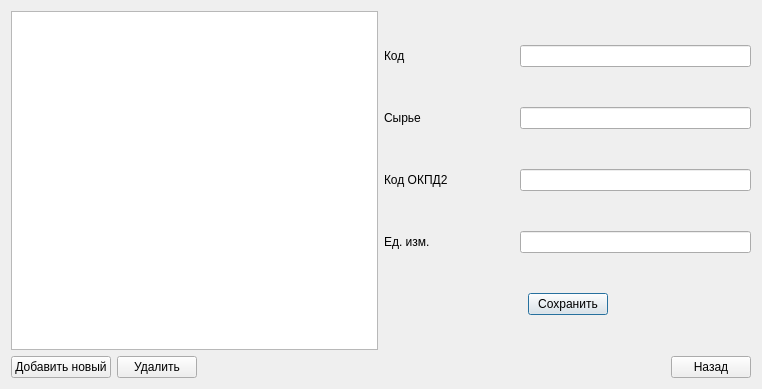
<?xml version="1.0" encoding="UTF-8"?>
<ui version="4.0">
 <class>S1</class>
 <widget class="QDialog" name="S1">
  <property name="geometry">
   <rect>
    <x>0</x>
    <y>0</y>
    <width>762</width>
    <height>389</height>
   </rect>
  </property>
  <property name="font">
   <font>
    <pointsize>9</pointsize>
   </font>
  </property>
  <property name="windowTitle">
   <string>Справочник сырья</string>
  </property>
  <layout class="QVBoxLayout" name="verticalLayout_2">
   <item>
    <layout class="QHBoxLayout" name="horizontalLayout_6">
     <item>
      <widget class="QTableView" name="tableView">
       <property name="minimumSize">
        <size>
         <width>250</width>
         <height>0</height>
        </size>
       </property>
       <property name="font">
        <font>
         <pointsize>9</pointsize>
        </font>
       </property>
      </widget>
     </item>
     <item>
      <layout class="QVBoxLayout" name="verticalLayout">
       <item>
        <layout class="QHBoxLayout" name="horizontalLayout">
         <item>
          <widget class="QLabel" name="label">
           <property name="minimumSize">
            <size>
             <width>130</width>
             <height>0</height>
            </size>
           </property>
           <property name="text">
            <string>Код</string>
           </property>
          </widget>
         </item>
         <item>
          <widget class="QLineEdit" name="lineEdit">
           <property name="minimumSize">
            <size>
             <width>140</width>
             <height>0</height>
            </size>
           </property>
           <property name="text">
            <string/>
           </property>
          </widget>
         </item>
        </layout>
       </item>
       <item>
        <layout class="QHBoxLayout" name="horizontalLayout_2">
         <item>
          <widget class="QLabel" name="label_2">
           <property name="minimumSize">
            <size>
             <width>130</width>
             <height>0</height>
            </size>
           </property>
           <property name="text">
            <string>Сырье</string>
           </property>
          </widget>
         </item>
         <item>
          <widget class="QLineEdit" name="lineEdit_2">
           <property name="minimumSize">
            <size>
             <width>140</width>
             <height>0</height>
            </size>
           </property>
           <property name="text">
            <string/>
           </property>
          </widget>
         </item>
        </layout>
       </item>
       <item>
        <layout class="QHBoxLayout" name="horizontalLayout_3">
         <item>
          <widget class="QLabel" name="label_3">
           <property name="minimumSize">
            <size>
             <width>130</width>
             <height>0</height>
            </size>
           </property>
           <property name="text">
            <string>Код ОКПД2</string>
           </property>
          </widget>
         </item>
         <item>
          <widget class="QLineEdit" name="lineEdit_3">
           <property name="minimumSize">
            <size>
             <width>140</width>
             <height>0</height>
            </size>
           </property>
           <property name="text">
            <string/>
           </property>
          </widget>
         </item>
        </layout>
       </item>
       <item>
        <layout class="QHBoxLayout" name="horizontalLayout_4">
         <item>
          <widget class="QLabel" name="label_4">
           <property name="minimumSize">
            <size>
             <width>130</width>
             <height>0</height>
            </size>
           </property>
           <property name="text">
            <string>Ед. изм.</string>
           </property>
          </widget>
         </item>
         <item>
          <widget class="QLineEdit" name="lineEdit_4">
           <property name="minimumSize">
            <size>
             <width>140</width>
             <height>0</height>
            </size>
           </property>
           <property name="text">
            <string/>
           </property>
          </widget>
         </item>
        </layout>
       </item>
       <item>
        <layout class="QHBoxLayout" name="horizontalLayout_5">
         <item>
          <spacer name="horizontalSpacer">
           <property name="orientation">
            <enum>Qt::Horizontal</enum>
           </property>
           <property name="sizeHint" stdset="0">
            <size>
             <width>40</width>
             <height>20</height>
            </size>
           </property>
          </spacer>
         </item>
         <item>
          <widget class="QPushButton" name="pushButton">
           <property name="text">
            <string>Сохранить</string>
           </property>
          </widget>
         </item>
         <item>
          <spacer name="horizontalSpacer_2">
           <property name="orientation">
            <enum>Qt::Horizontal</enum>
           </property>
           <property name="sizeHint" stdset="0">
            <size>
             <width>40</width>
             <height>20</height>
            </size>
           </property>
          </spacer>
         </item>
        </layout>
       </item>
      </layout>
     </item>
    </layout>
   </item>
   <item>
    <layout class="QHBoxLayout" name="horizontalLayout_7">
     <item>
      <widget class="QPushButton" name="pushButton_3">
       <property name="text">
        <string>Добавить новый</string>
       </property>
      </widget>
     </item>
     <item>
      <widget class="QPushButton" name="pushButton_4">
       <property name="text">
        <string>Удалить</string>
       </property>
      </widget>
     </item>
     <item>
      <spacer name="horizontalSpacer_3">
       <property name="orientation">
        <enum>Qt::Horizontal</enum>
       </property>
       <property name="sizeHint" stdset="0">
        <size>
         <width>40</width>
         <height>20</height>
        </size>
       </property>
      </spacer>
     </item>
     <item>
      <widget class="QPushButton" name="pushButton_2">
       <property name="text">
        <string>Назад</string>
       </property>
      </widget>
     </item>
    </layout>
   </item>
  </layout>
 </widget>
 <resources/>
 <connections/>
</ui>
